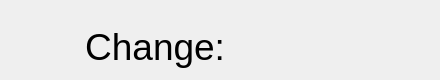
             <widget class="QWidget" name="page_6">
              <widget class="QWidget" name="horizontalLayoutWidget_3">
               <property name="geometry">
                <rect>
                 <x>0</x>
                 <y>30</y>
                 <width>431</width>
                 <height>41</height>
                </rect>
               </property>
               <layout class="QHBoxLayout" name="horizontalLayout_13">
                <property name="spacing">
                 <number>6</number>
                </property>
                <item>
                 <widget class="QLabel" name="labelChangepre">
                  <property name="sizePolicy">
                   <sizepolicy hsizetype="Preferred" vsizetype="Preferred">
                    <horstretch>0</horstretch>
                    <verstretch>0</verstretch>
                   </sizepolicy>
                  </property>
                  <property name="minimumSize">
                   <size>
                    <width>0</width>
                    <height>0</height>
                   </size>
                  </property>
                  <property name="maximumSize">
                   <size>
                    <width>16777215</width>
                    <height>35</height>
                   </size>
                  </property>
                  <property name="font">
                   <font>
                    <pointsize>28</pointsize>
                   </font>
                  </property>
                  <property name="layoutDirection">
                   <enum>Qt::LeftToRight</enum>
                  </property>
                  <property name="frameShape">
                   <enum>QFrame::NoFrame</enum>
                  </property>
                  <property name="lineWidth">
                   <number>1</number>
                  </property>
                  <property name="text">
                   <string>Change:</string>
                  </property>
                  <property name="scaledContents">
                   <bool>true</bool>
                  </property>
                  <property name="alignment">
                   <set>Qt::AlignBottom|Qt::AlignRight|Qt::AlignTrailing</set>
                  </property>
                  <property name="margin">
                   <number>0</number>
                  </property>
                  <property name="indent">
                   <number>0</number>
                  </property>
                 </widget>
                </item>
                <item>
                 <widget class="QLabel" name="labelChange">
                  <property name="sizePolicy">
                   <sizepolicy hsizetype="MinimumExpanding" vsizetype="Minimum">
                    <horstretch>0</horstretch>
                    <verstretch>0</verstretch>
                   </sizepolicy>
                  </property>
                  <property name="minimumSize">
                   <size>
                    <width>0</width>
                    <height>0</height>
                   </size>
                  </property>
                  <property name="maximumSize">
                   <size>
                    <width>200</width>
                    <height>35</height>
                   </size>
                  </property>
                  <property name="font">
                   <font>
                    <pointsize>28</pointsize>
                   </font>
                  </property>
                  <property name="layoutDirection">
                   <enum>Qt::LeftToRight</enum>
                  </property>
                  <property name="frameShape">
                   <enum>QFrame::NoFrame</enum>
                  </property>
                  <property name="text">
                   <string/>
                  </property>
                  <property name="scaledContents">
                   <bool>true</bool>
                  </property>
                  <property name="alignment">
                   <set>Qt::AlignBottom|Qt::AlignRight|Qt::AlignTrailing</set>
                  </property>
                 </widget>
                </item>
               </layout>
              </widget>
              <widget class="QWidget" name="horizontalLayoutWidget_4">
               <property name="geometry">
                <rect>
                 <x>0</x>
                 <y>0</y>
                 <width>431</width>
                 <height>31</height>
                </rect>
               </property>
               <layout class="QHBoxLayout" name="horizontalLayout_9"/>
              </widget>
             </widget>
